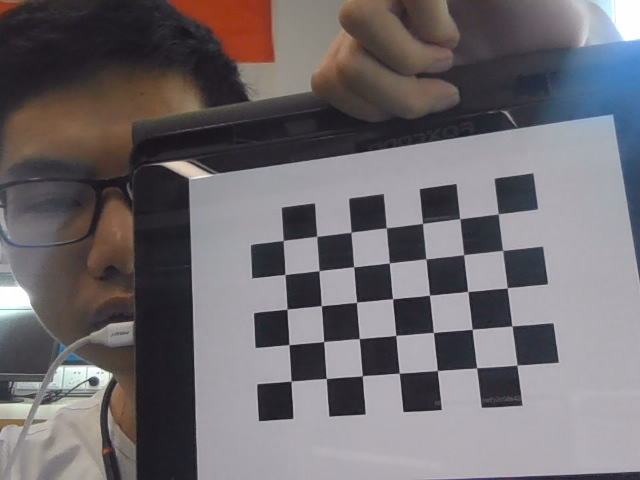
#> input picture tests/calibration/1636081665.png, 640 x 480 px; its folder holds 4 pictures in this run; the run also reads 1 picture not shown here
$ python calibration.py
#> lines starting #> are read from the running program, lines starting #| are printed output that depends on the picture; after the words box and inside, x2 and y2 are one past the last pixel; in counts of white or black regions, pixels touching at a corner belong together
import cv2
import numpy as np
import glob

# 设置寻找亚像素角点的参数，采用的停止准则是最大循环次数30和最大误差容限0.001
criteria = (cv2.TERM_CRITERIA_MAX_ITER | cv2.TERM_CRITERIA_EPS, 30, 0.001)

# 获取标定板角点的位置
objp = np.zeros((5 * 7, 3), np.float32)
objp[:, :2] = np.mgrid[0:7, 0:5].T.reshape(-1, 2)  # 将世界坐标系建在标定板上，所有点的Z坐标全部为0，所以只需要赋值x和y

obj_points = []  # 存储3D点
img_points = []  # 存储2D点

images = glob.glob("calibration/*")
i = 0;
for fname in images:
    img = cv2.imread(fname)
#> img is the input picture: shape (480, 640, 3); mean B, G, R 110.4, 107, 111.4
    gray = cv2.cvtColor(img, cv2.COLOR_BGR2GRAY)
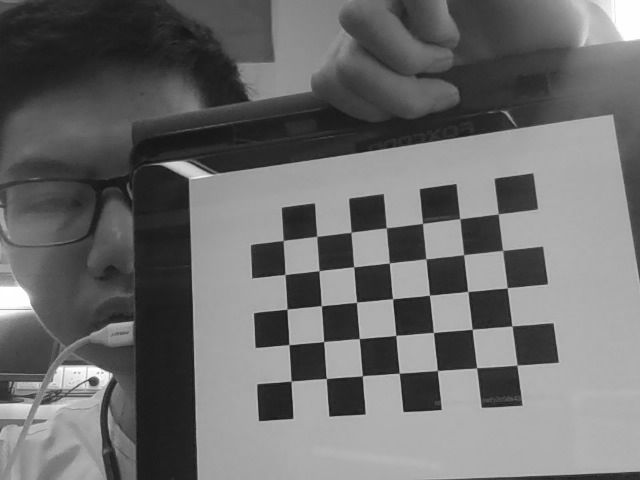
#> gray: shape (480, 640); min 20, max 255, mean 108.7
    size = gray.shape[::-1]
#> size = (640, 480)
    c = 1.3
    b = 3
    blank = np.zeros(gray.shape, gray.dtype)
    gray = cv2.addWeighted(gray, c, blank, 1 - c, b)
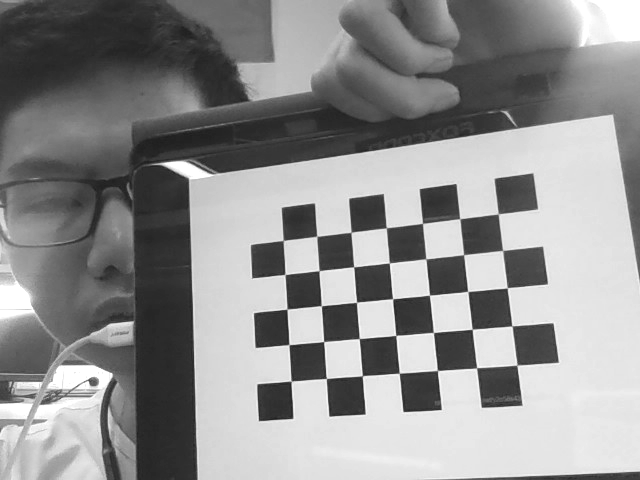
#> gray: shape (480, 640); min 29, max 255, mean 143.6
    cv2.imshow("gray", gray)
    cv2.waitKey(10)
    find_result = cv2.findChessboardCorners(gray, (7, 5), cv2.CALIB_CB_ADAPTIVE_THRESH + cv2.CALIB_CB_FAST_CHECK + cv2.CALIB_CB_NORMALIZE_IMAGE)
    # print(find_result)
    ret, corners = find_result
#> ret = True; corners = 35 rows, first 8: [517, 365.2], [476.6, 367.8], [437.6, 370.3], [398.7, 373], [362.2, 376.1], [326.2, 378.4], [291, 381.2], [512, 326]
    # print(corners)

    if ret:

        obj_points.append(objp)

        corners2 = cv2.cornerSubPix(gray, corners, (5, 5), (-1, -1), criteria)  # 在原角点的基础上寻找亚像素角点
#> corners2 = 35 rows, first 8: [516.9, 365.1], [476.6, 367.7], [437.4, 370.5], [399.2, 373.2], [362.3, 375.8], [326.3, 378.5], [291.1, 381.1], [511.9, 325.9]
        # print(corners2)
        if [corners2]:
            img_points.append(corners2)
        else:
            img_points.append(corners)

        cv2.drawChessboardCorners(img, (7, 5), corners, ret)  # 记住，OpenCV的绘制函数一般无返回值
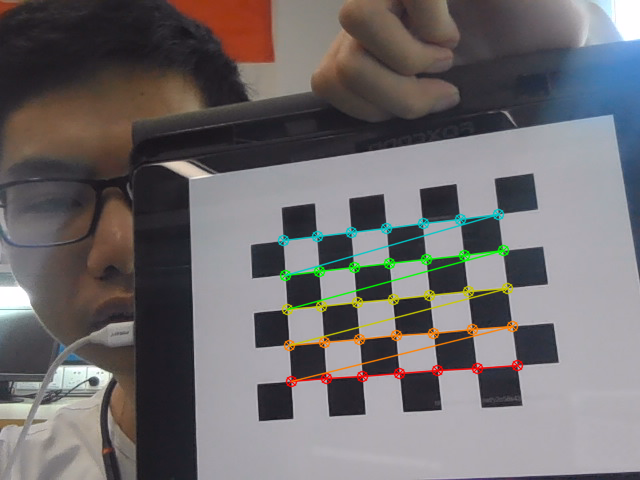
#> img: shape (480, 640, 3); 2.82% of pixels changed, all inside (x1, y1, x2, y2) = (277, 208, 524, 388)
        i += 1
        # cv2.imwrite('conimg' + str(i) + '.jpg', img)
        cv2.imshow('conimg' + str(i) + '.jpg', img)
        cv2.waitKey(150)
#> pass 2 of the loop `for fname in images:`:
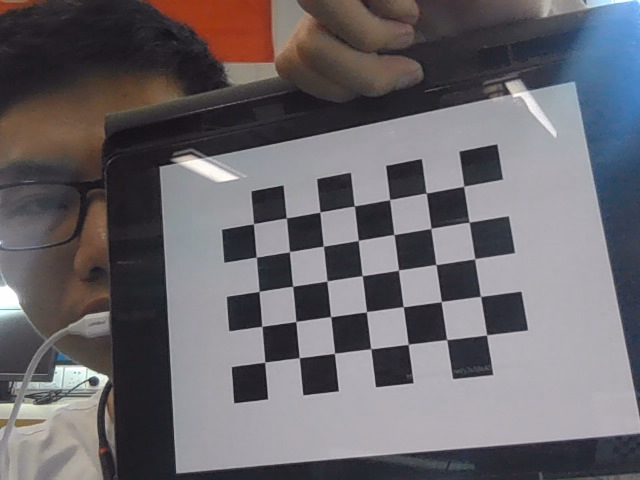
#> input picture tests/calibration/1636081666.png, 640 x 480 px
#> img is the input picture: shape (480, 640, 3); mean B, G, R 107.9, 103.4, 106.6
#> `gray = cv2.addWeighted(gray, c, blank, 1 - c, b)`:
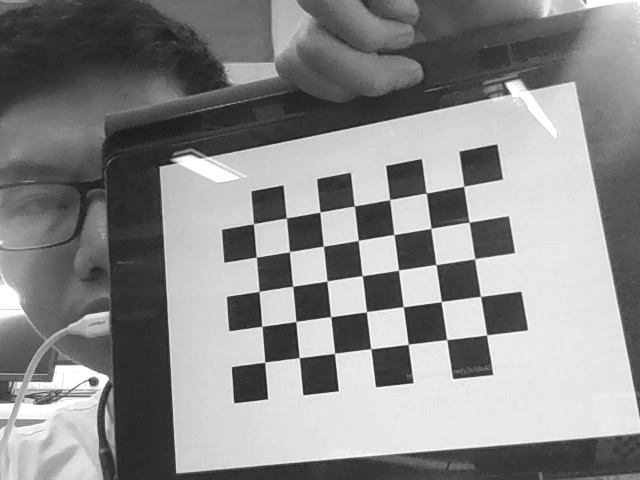
#> gray: shape (480, 640); min 22, max 255, mean 138.8
#> corners = 35 rows, first 8: [486.8, 335.2], [446.8, 339.5], [408.1, 344.6], [371, 349], [334.3, 353.3], [299.1, 357.5], [265.1, 362], [480.8, 296.3]
#> corners2 = 35 rows, first 8: [486.6, 334.9], [446.7, 339.5], [408.2, 344.4], [370.8, 348.7], [334.5, 353.3], [299.2, 357.6], [264.7, 362.2], [480.6, 296.4]
#> `cv2.drawChessboardCorners(img, (7, 5), corners, ret)`:
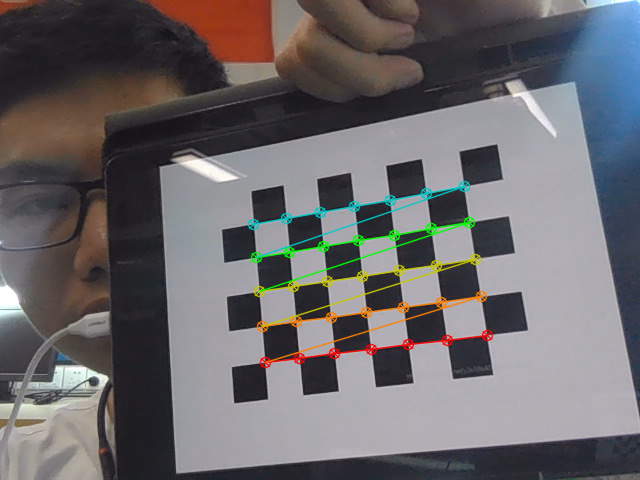
#> img: shape (480, 640, 3); 2.78% of pixels changed, all inside (x1, y1, x2, y2) = (247, 180, 494, 369)
#> pass 3 of the loop `for fname in images:`:
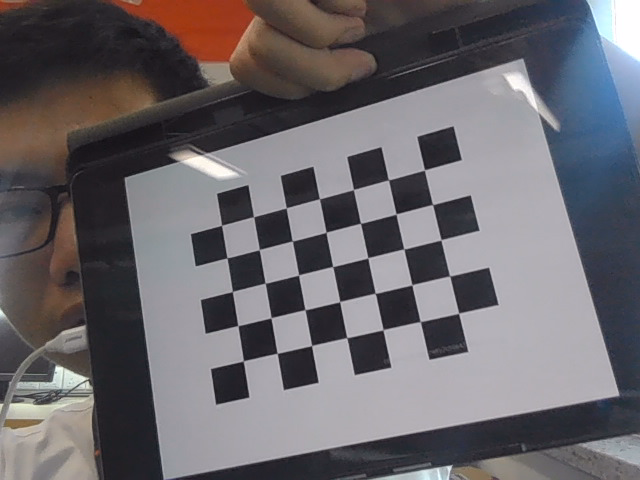
#> input picture tests/calibration/1636081667.png, 640 x 480 px
#> img is the input picture: shape (480, 640, 3); mean B, G, R 107.5, 103, 106.6
#> `gray = cv2.addWeighted(gray, c, blank, 1 - c, b)`:
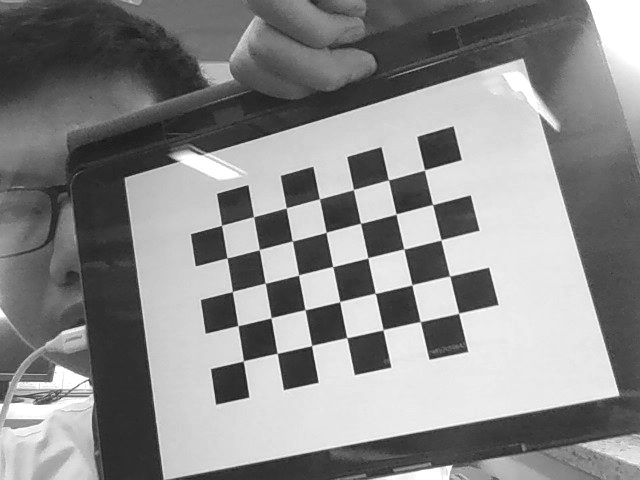
#> gray: shape (480, 640); min 22, max 255, mean 138.1
#> corners = 35 rows, first 8: [458.6, 313.4], [420.3, 321.7], [382.9, 330], [346.7, 337.4], [311.7, 345.9], [277.1, 353.4], [243.4, 360.8], [449.6, 275.8]
#> corners2 = 35 rows, first 8: [458.6, 313.2], [420.3, 321.6], [383, 329.7], [346.7, 337.6], [311.6, 345.6], [277.1, 353.3], [243.3, 360.9], [449.6, 276]
#> `cv2.drawChessboardCorners(img, (7, 5), corners, ret)`:
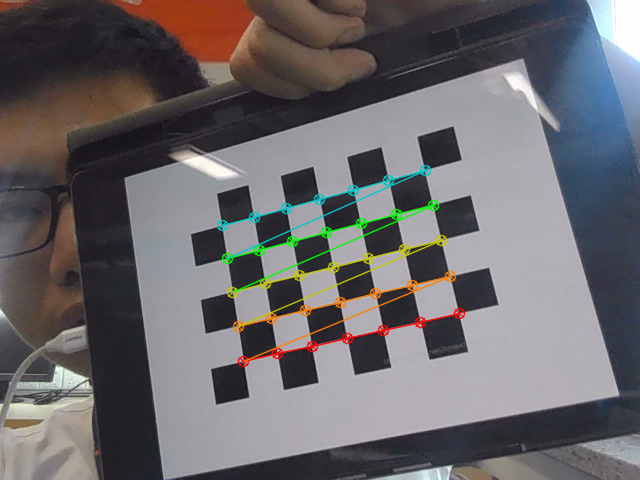
#> img: shape (480, 640, 3); 2.7% of pixels changed, all inside (x1, y1, x2, y2) = (216, 164, 466, 368)
#> the loop made 4 passes; the first 3 are shown

print(len(img_points), len(obj_points))
cv2.destroyAllWindows()

# 标定
# print(obj_points, img_points, size)
ret, mtx, dist, rvecs, tvecs = cv2.calibrateCamera(obj_points, img_points, size, None, None)

print("ret:", ret)
print("mtx:\n", mtx)  # 内参数矩阵
print("dist:\n", dist)  # 畸变系数   distortion cofficients = (k_1,k_2,p_1,p_2,k_3)
print("rvecs:\n", rvecs)  # 旋转向量  # 外参数
print("tvecs:\n", tvecs)  # 平移向量  # 外参数

print("-----------------------------------------------------")

img = cv2.imread(images[2])
h, w = img.shape[:2]
#> h = 480; w = 640
newcameramtx, roi = cv2.getOptimalNewCameraMatrix(mtx, dist, (w, h), 1, (w, h))  # 显示更大范围的图片（正常重映射之后会删掉一部分图像）
print(newcameramtx)
print("------------------使用undistort函数-------------------")
dst = cv2.undistort(img, mtx, dist, None, newcameramtx)
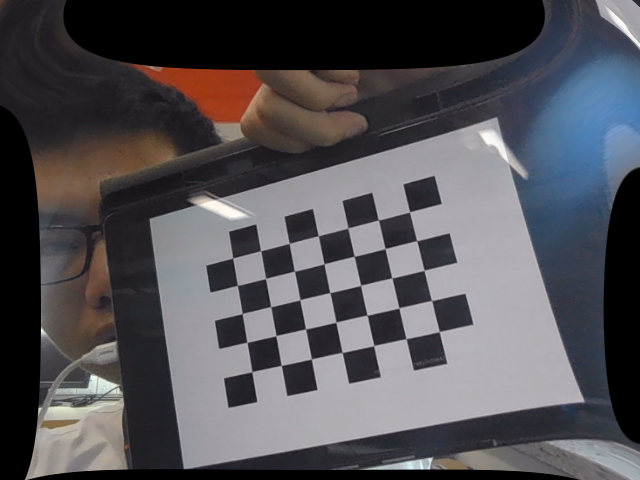
#> dst: shape (480, 640, 3); mean B, G, R 85.2, 80.5, 82.4
x, y, w, h = roi
dst1 = dst[y:y + h, x:x + w]
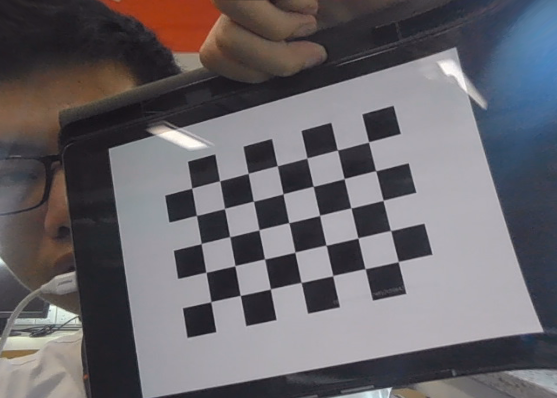
#> dst1: shape (398, 557, 3); mean B, G, R 106.2, 101.4, 104.8
cv2.imwrite('calibresult3.jpg', dst1)
print("方法一:dst的大小为:", dst1.shape)
#| 方法一:dst的大小为: (398, 557, 3)
